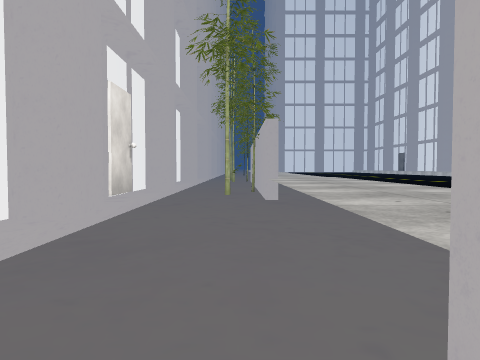
view 1 (above)

16 first-person views from a walk through a Unity game level. The camera is 1.5 m above the floor, tilts 2° down and sees 70° across. The floor is counted in squares, 2 m on a side. Each view is taken from the middle of a square. On the plan, view 1 faces up. The plan holds only what a view shows up to about 11 squares ahead; the rest is blank. The place goes on beyond the plan. The player character is not drawn. Door leaves are left out, so doorways stand open. Some surface patterns are stand-ins.

view 2
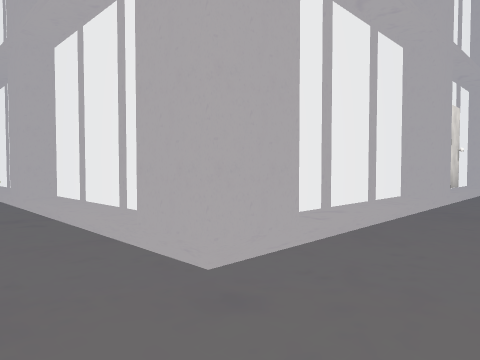

view 3
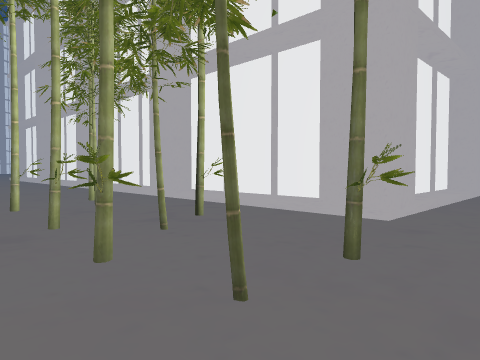

view 4
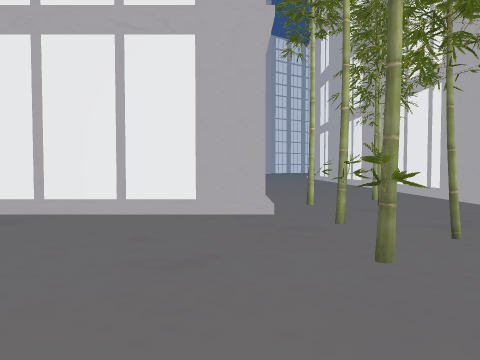

view 5
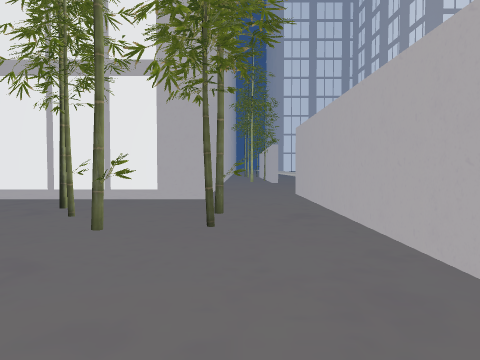

view 6
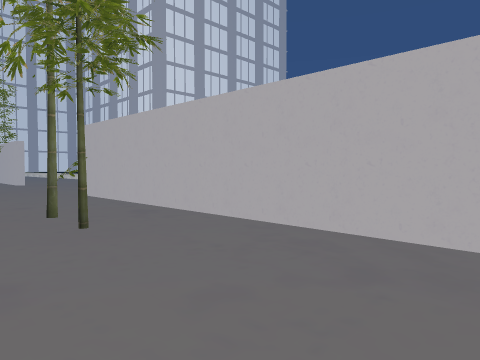

view 7
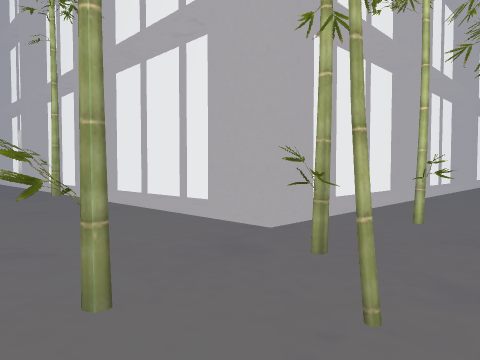

view 8
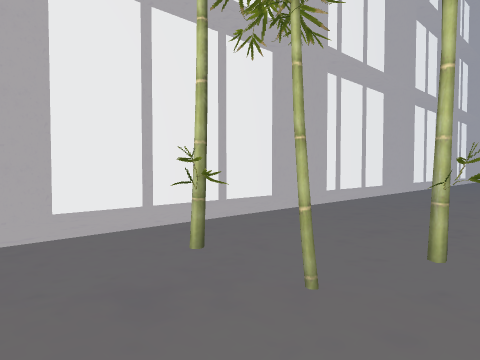

view 9
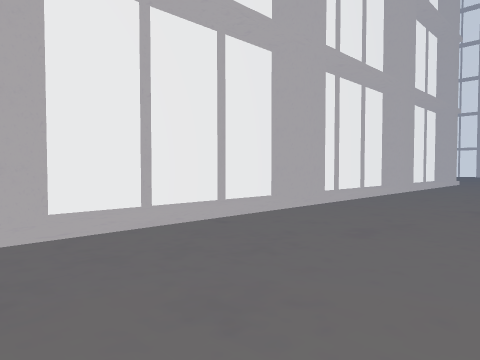

view 10
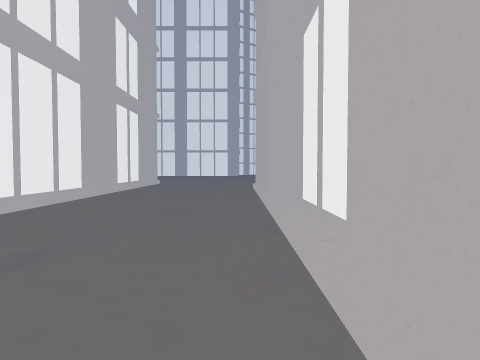

view 11
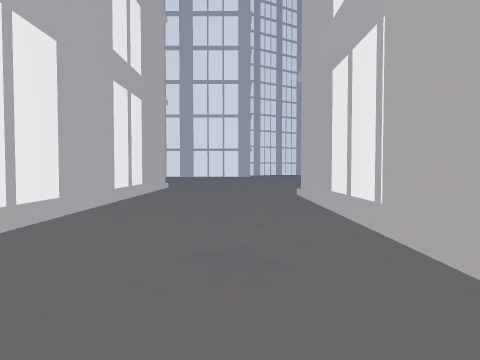

view 12
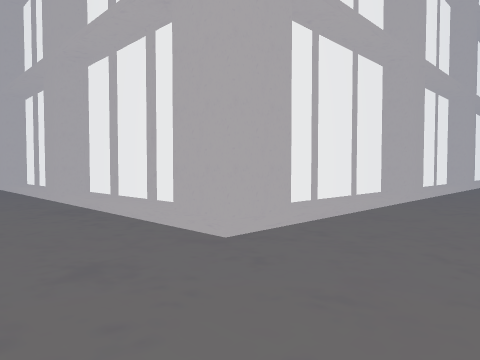

view 13
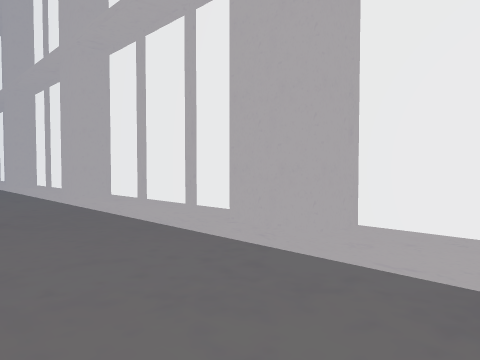

view 14
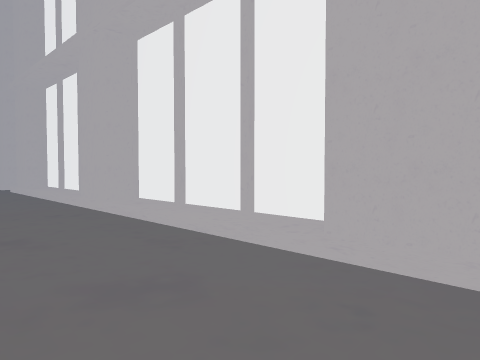

view 15
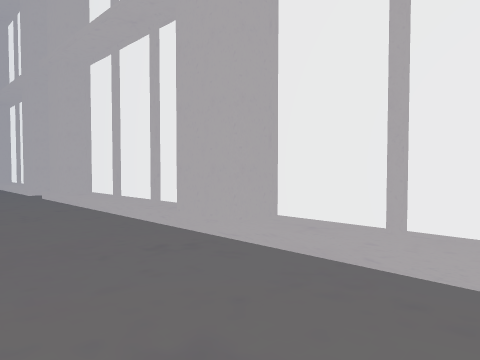

view 16
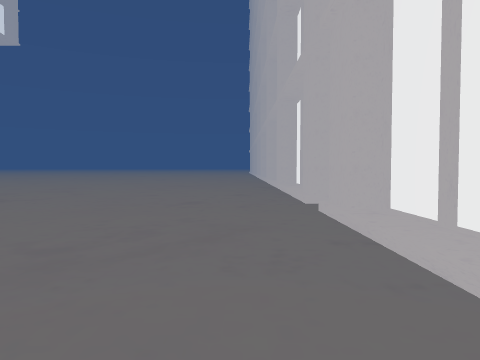

### Floor plan
Points are (right, up) in squares from view 1. A wall is a line through its corners. A room is listed if a view was taken in it or the views show most of it. See-through windows are left out.
Room 1 (views 1, 2, 3, 4, 5, 6, 7, 8)
walls: (-4.3, -4.4) (-4.5, -4.7) (-4.3, -4.9); (-0.9, -3.4) (-1.4, -3.5); (-5.6, -6.6) (-5.6, -9.5); (-6.1, -5.6) (-5, -5.6) (-5, -6.8); (-2.9, -1) (-6.7, -1); (-1.8, -0.4) (-1.8, -1.5) (-2.9, -1.5); (0.6, -8.4) (0.6, 1.1); (-6.7, -1.5) (-7.9, -1.5); (-8.5, -6.1) (-6.1, -6.1)
ways out: opening at (-7.5, -4.5) to room 2; opening at (-7.5, -2) to room 2; opening at (-0.5, -0.5)
Room 2 (views 9, 10, 11, 12, 13, 14, 15, 16)
walls: (-22.1, 5) (-22.1, 8.4) (-22.7, 8.4) (-22.7, 9.5); (-22.1, 0.3) (-22.1, 3.5) (-22.7, 3.5) (-22.7, 4.5); (-21.6, -1.5) (-22.7, -1.5) (-22.7, -0.4); (-22.1, 9.6) (-22.1, 13.4) (-22.7, 13.4) (-22.7, 14.5); (-16.7, -1.5) (-17.7, -1.5); (-21, -5.6) (-19.9, -5.6); (-24.8, -6.1) (-22.1, -6.1); (-19.9, -6.1) (-16.8, -6.1); (-12.7, -1) (-21.6, -1); (-16, -5.6) (-14.9, -5.6); (-22.1, 15.1) (-22.1, 18.3) (-22.7, 18.3) (-22.7, 19.4); (-14.9, -6.1) (-8.5, -6.1); (-11.6, -1.5) (-12.7, -1.5); (-11.1, -5.6) (-10, -5.6); (-8.5, -1) (-11.5, -1); (-22.7, 20.5) (-22.7, 21.5)
ways out: opening at (-7.5, -4.5) to room 1; opening at (-7.5, -2) to room 1; opening at (-23, 20)

Where each view was taken, in squares from view 1:
view 1: 0 up, 0 right, facing up
view 2: 3 down, 0 right, facing up-left
view 3: 6 down, 0 right, facing up-left
view 4: 6 down, 0 right, facing left
view 5: 9 down, 1 left, facing up
view 6: 9 down, 3 left, facing up-right
view 7: 3 down, 2 left, facing down-left
view 8: 2 down, 5 left, facing down-left
view 9: 2 down, 10 left, facing down-left
view 10: 2 down, 11 left, facing left
view 11: 3 down, 14 left, facing left
view 12: 4 down, 25 left, facing up-right
view 13: 2 up, 25 left, facing up-right
view 14: 8 up, 25 left, facing up-right
view 15: 11 up, 25 left, facing up-right
view 16: 14 up, 24 left, facing up
